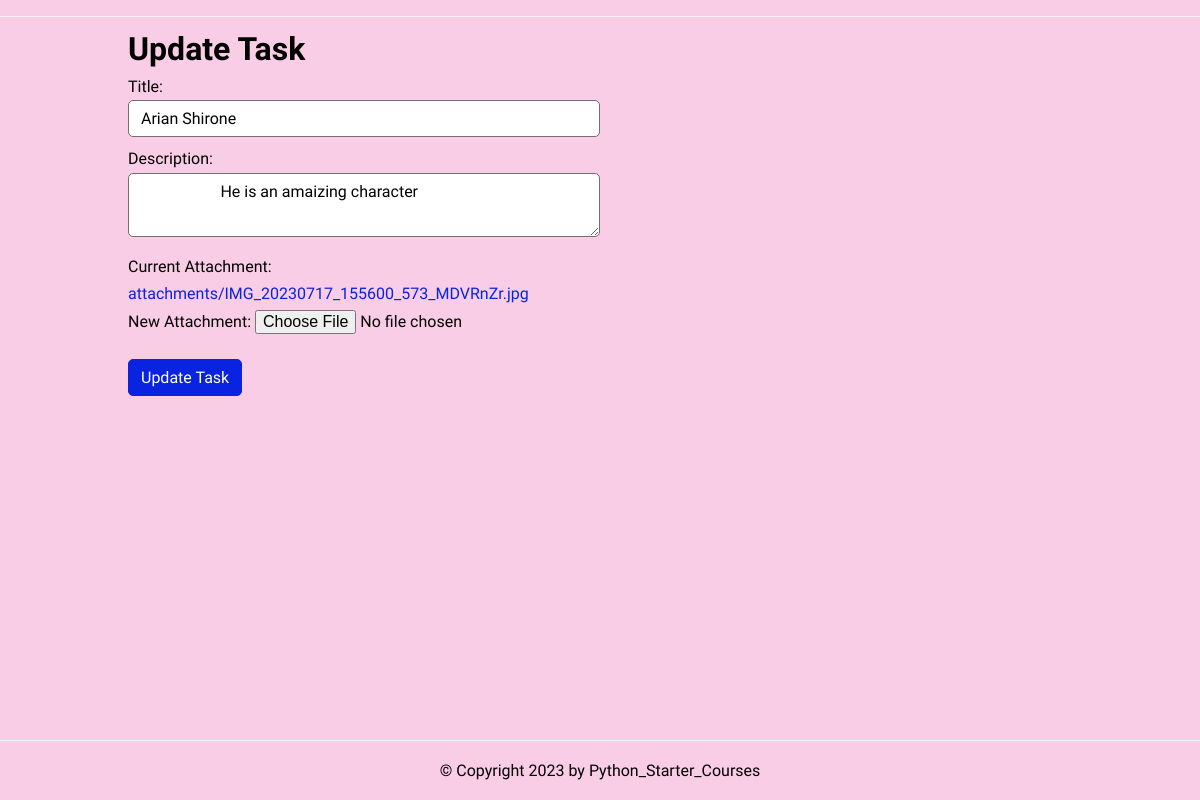
The page /update/22/ (signed in) on the database its author committed.
### todo/models.py (models this page shows, shortened)
class Task(models.Model):
    title = models.CharField(max_length=255)
    description = models.TextField(null=True, blank=True)
    attachment = models.FileField(upload_to='attachments/', null=True, blank=True)
    created_at = models.DateTimeField(auto_now_add=True)
    user = models.ForeignKey(User, on_delete=models.CASCADE, null=True, blank=True)
    class Meta:
        ordering = ['created_at']

### todo/views.py (the view)
# urls.py: path('update/<int:task_id>/', views.update_task, name='update_task'),
@login_required
def update_task(request, task_id):
    task = Task.objects.get(pk=task_id)
    if request.method == 'POST':
        task.title = request.POST['title']
        task.description = request.POST['description']
        task.save()
        return redirect('task_list')
    return render(request, 'update.html', {'task': task})

### templates/update.html (shortened to what this page needs)
{% extends 'base.html' %}
{% block content %}
    <section class="feature">
        <div class="feature-content">
            <h1>Update Task</h1>
            <form method="post" action="{% url 'update_task' task.id %}" enctype="multipart/form-data">
                <div class="w-4/4 p-4">
                <label for="title" class="form-label">Title:</label>
                <input type="text" name="title" id="title" value="{{ task.title }}" class="form-control border border-black px-2 py-1 rounded"required>
                </div>
                <div class="w-4/4 p-4">
                <label for="description" class="form-label">Description:</label>
                <textarea name="description" id="description" class="form-control border border-black px-2 py-1 rounded">
                    {{ task.description|default_if_none:"None" }}  </textarea>
                </div>
                <div class="w-4/4 p-4">
                {% if task.attachment %}
                <label for="attachment" class="form-label">Current Attachment:</label>
                <a href="{{ task.attachment.url }}" target="_blank">{{ task.attachment }}</a>
                <br>
                {% endif %}
                <label for="new_attachment" class="form-label">New Attachment:</label>
                <input type="file" name="new_attachment" id="new_attachment" class="form-control border border-black px-2 py-1 rounded">
                </div>
                <div>
                <button class="btn btn-primary cta" type="submit">Update Task</button>
                </div>
            </form>
        </div>
    </section>
{% endblock content %}

### static/css/style.css (style rules this page uses)
:root { --color-primary: #0a23e0; --color-secondary: #86b7fe; --color-light: #f2f2f2; --color-gray: #726f6f; --color-dark: #212121; --color-white: #ffffff; --color-error: #dd1313; --color-warning: #ffc900; --color-info: #02a2b9; --color-success: #1ba345; --color-input: #00d1b2; --border-radius: 5px; }
* { margin: 0; padding: 0; box-sizing: border-box; text-rendering: optimizeLegibility; }
html, body { height: 100%; }
input, button, textarea { font: inherit; }
body { font-family: 'Dosis', sans-serif; font-size: 1rem; line-height: 1.7; display: flex; flex-direction: column; }
h1 { font-size: 2rem; line-height: 1.5; }
a { color: var(--color-primary); text-decoration: none; }
.feature { display: flex; justify-content: space-between; }
.feature-content { width: 50%; display: flex; flex-direction: column; justify-content: center; }
.feature-content .cta { margin-top: 1rem; align-self: flex-start; }
form > * { display: block; margin-bottom: 0.5rem; }
input[type='text'], input[type='email'], input[type='password'], input[type=''], textarea { border-radius: var(--border-radius); border: solid 1px var(--color-gray); width: 100%; padding: 0.25rem 0.75rem; }
textarea { max-height: 7rem; }
.btn { padding: 0.25rem 0.75rem; border-radius: var(--border-radius); background-color: var(--color-white); border: solid 1px var(--color-white); color: var(--color-dark); cursor: pointer; text-decoration: none; font-size: 1rem; min-width: 6rem; text-align: center; }
.btn-primary { border: solid 1px var(--color-primary); background-color: var(--color-primary); color: var(--color-white); }

### static/css/custom.css (style rules this page uses)
body { background-color: #f8cde5; }

### rows shown on the page
Task: title "Arian Shirone", description "He is an amaizing character", attachment "attachments/IMG_20230717_155600_573_MDVRnZr.jpg"
